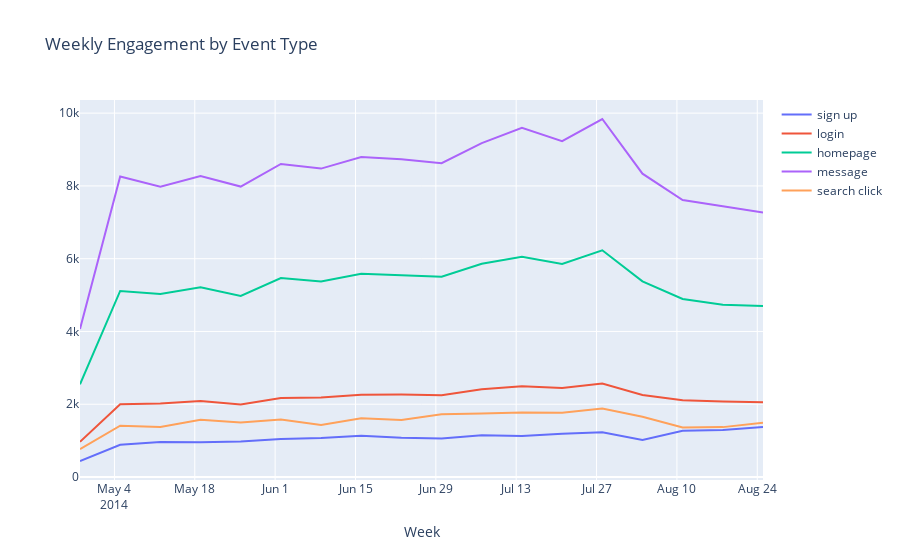

The code cell stored with this chart in its notebook:
### Code cell
week = weekly_type['week']
signup = weekly_type['sign up']
login = weekly_type['login']
homepage = weekly_type['homepage']
message = weekly_type['message']
search_click = weekly_type['search click']

fig = go.Figure()
fig.add_trace(go.Scatter(x=week, y=signup,mode='lines',name='sign up'))
fig.add_trace(go.Scatter(x=week, y=login,mode='lines',name='login'))
fig.add_trace(go.Scatter(x=week, y=homepage,mode='lines',name='homepage'))
fig.add_trace(go.Scatter(x=week, y=message,mode='lines',name='message'))
fig.add_trace(go.Scatter(x=week, y=search_click,mode='lines',name='search click'))

fig.update_layout(title='Weekly Engagement by Event Type',xaxis_title='Week')

pio.write_html(fig, file='Figures/Weekly_Engagement_by_Event_Type.html',include_plotlyjs='cdn',default_width='60%', default_height='60%')
pio.show(fig)

### Figure 1 — Plotly figure (JSON) as saved in the notebook; plotly's stock layout.template omitted (floating-point values rounded to 4 significant figures)
{"data": [{"mode": "lines", "name": "sign up", "type": "scatter", "x": ["2014-04-28", "2014-05-05", "2014-05-12", "2014-05-19", "2014-05-26", "2014-06-02", "2014-06-09", "2014-06-16", "2014-06-23", "2014-06-30", "2014-07-07", "2014-07-14", "2014-07-21", "2014-07-28", "2014-08-04", "2014-08-11", "2014-08-18", "2014-08-25"], "y": [440, 884, 960, 955, 978, 1043, 1073, 1136, 1081, 1057, 1147, 1130, 1192, 1228, 1017, 1270, 1290, 1376]}, {"mode": "lines", "name": "login", "type": "scatter", "x": ["2014-04-28", "2014-05-05", "2014-05-12", "2014-05-19", "2014-05-26", "2014-06-02", "2014-06-09", "2014-06-16", "2014-06-23", "2014-06-30", "2014-07-07", "2014-07-14", "2014-07-21", "2014-07-28", "2014-08-04", "2014-08-11", "2014-08-18", "2014-08-25"], "y": [967, 1999, 2021, 2088, 1995, 2173, 2184, 2264, 2266, 2249, 2409, 2491, 2446, 2568, 2252, 2109, 2072, 2057]}, {"mode": "lines", "name": "homepage", "type": "scatter", "x": ["2014-04-28", "2014-05-05", "2014-05-12", "2014-05-19", "2014-05-26", "2014-06-02", "2014-06-09", "2014-06-16", "2014-06-23", "2014-06-30", "2014-07-07", "2014-07-14", "2014-07-21", "2014-07-28", "2014-08-04", "2014-08-11", "2014-08-18", "2014-08-25"], "y": [2546, 5113, 5032, 5217, 4978, 5469, 5371, 5585, 5548, 5503, 5859, 6053, 5858, 6230, 5378, 4892, 4732, 4701]}, {"mode": "lines", "name": "message", "type": "scatter", "x": ["2014-04-28", "2014-05-05", "2014-05-12", "2014-05-19", "2014-05-26", "2014-06-02", "2014-06-09", "2014-06-16", "2014-06-23", "2014-06-30", "2014-07-07", "2014-07-14", "2014-07-21", "2014-07-28", "2014-08-04", "2014-08-11", "2014-08-18", "2014-08-25"], "y": [4071, 8258, 7980, 8270, 7982, 8604, 8476, 8794, 8731, 8626, 9175, 9594, 9230, 9839, 8336, 7613, 7438, 7272]}, {"mode": "lines", "name": "search click", "type": "scatter", "x": ["2014-04-28", "2014-05-05", "2014-05-12", "2014-05-19", "2014-05-26", "2014-06-02", "2014-06-09", "2014-06-16", "2014-06-23", "2014-06-30", "2014-07-07", "2014-07-14", "2014-07-21", "2014-07-28", "2014-08-04", "2014-08-11", "2014-08-18", "2014-08-25"], "y": [767, 1409, 1374, 1571, 1497, 1582, 1431, 1618, 1570, 1722, 1743, 1776, 1769, 1881, 1658, 1359, 1371, 1494]}], "layout": {"autosize": true, "title": {"text": "Weekly Engagement by Event Type"}, "xaxis": {"autorange": true, "range": ["2014-04-28", "2014-08-25"], "title": {"text": "Week"}, "type": "date"}, "yaxis": {"autorange": true, "range": [-82.17, 10360.0], "type": "linear"}}}
